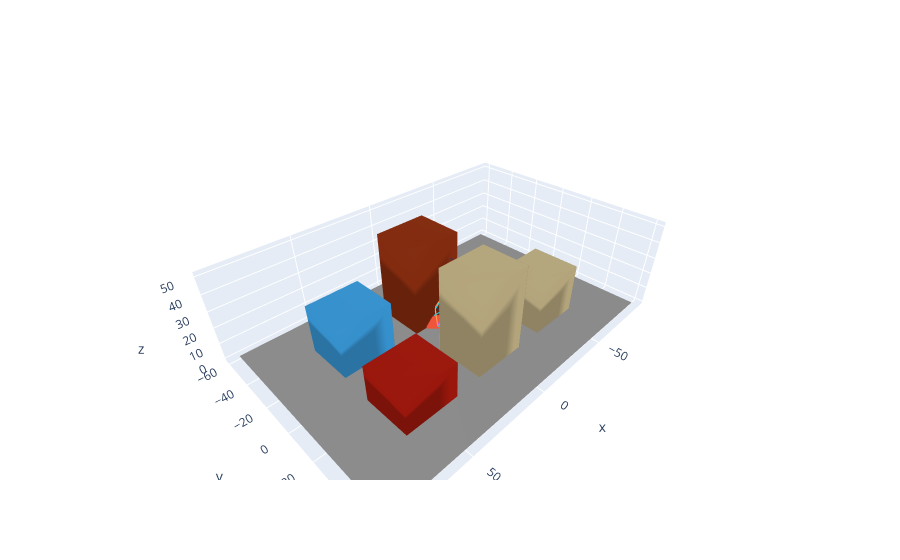

Notebook code cell kept with this figure:
### Markdown cell above
Below, we demonstrate how to generate (and plot) a random scene.

### Code cell
key_example = jr.key(1234)

with reuse() as fig:
    scene = random_scene(key=key_example)
    scene.plot(showlegend=False)

    num_active_primitives = scene.mesh.num_active_primitives

    for order in range(3):
        num_valid_paths = 0
        if order == 0:
            num_path_candidates = 1
        else:
            num_path_candidates = num_active_primitives * (
                num_active_primitives - 1
            ) ** (order - 1)
        for paths in tqdm(
            scene.compute_paths(order=order, chunk_size=1_000_000),
            desc="Processing path candidates",
            leave=False,
        ):
            num_valid_paths += paths.num_valid_paths
        paths.plot(showlegend=False)
        print(
            f"(order = {order}) Found {num_valid_paths:2d} valid paths our of {num_path_candidates:4d} path candidates."
        )

fig
